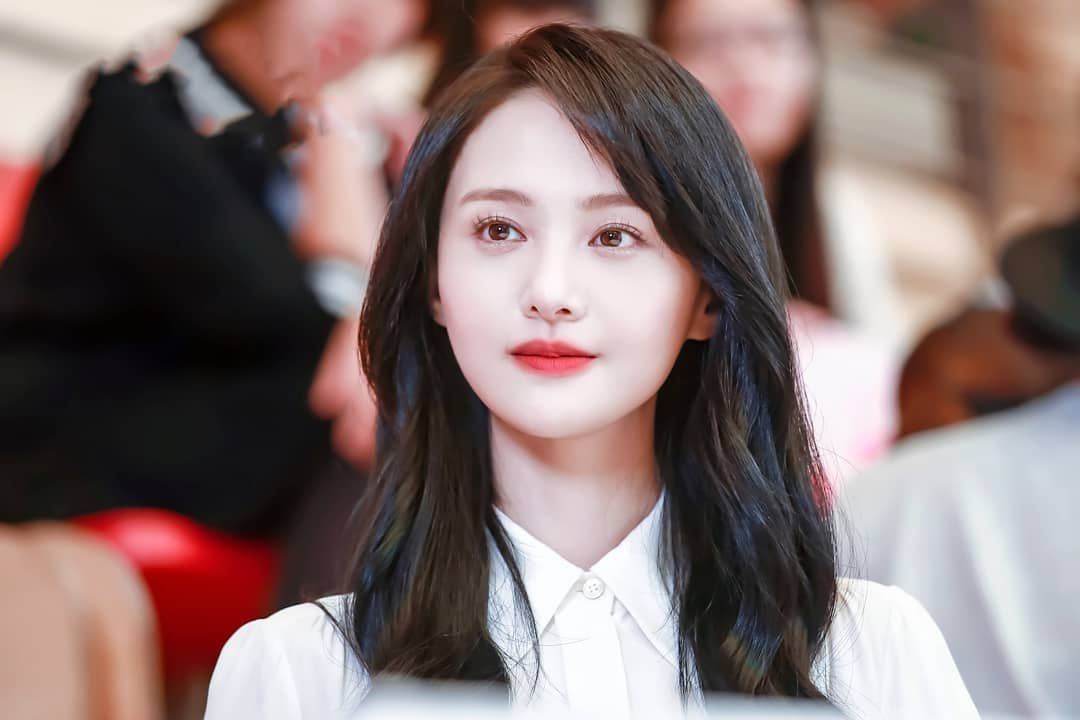
#> input picture PhotoBooth/ZS.jpg, 1080 x 720 px
$ python Mirror.py
#> lines starting #> are read from the running program, lines starting #| are printed output that depends on the picture
#> further down, img is the input picture: shape (720, 1080, 3); mean B, G, R 111.4, 113.4, 132.3
import cv2
import numpy as np


# [26 lines left out: functions h_mirror, v_mirror, not called in this run]


def d_mirror(image):
    """
    Mirror the image diagonally.
    :param image: numpy.ndarray
    :return: Diagonal mirror image
    """
    h, w, c = image.shape
#> h = 720; w = 1080; c = 3
    res = np.zeros((h, w, c), np.uint8)
    for i in range(h):
        for j in range(w):
            res[i][j] = image[h - 1 - i][w - 1 - j]
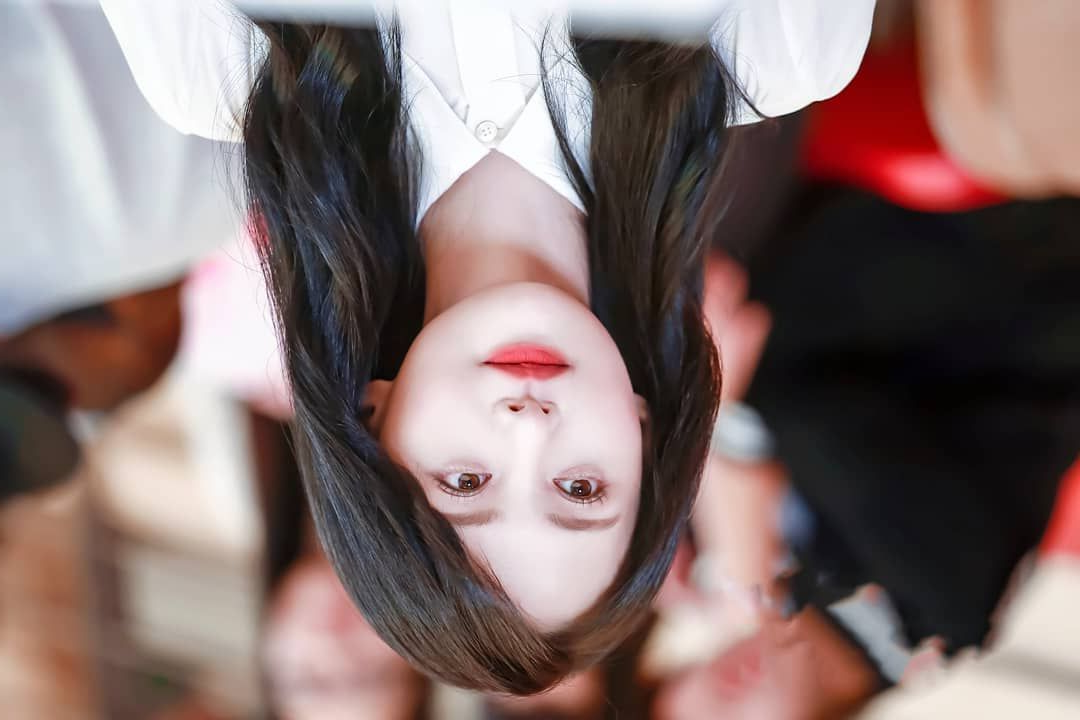
#> res: shape (720, 1080, 3); mean B, G, R 111.4, 113.4, 132.3
    return res


# [34 lines left out: functions merge_h, merge_v, not called in this run]


def merge_d(image, image_d):
    """

    :param image:
    :param image_d:
    :return:
    """
    h, w, c = image.shape
#> h = 720; w = 1080; c = 3
    res = np.zeros((h, w, c), np.uint8)
    for i in range(h):
        for j in range(w):
            if w*i + h*j <= w*h:
                res[i][j] = image[i][j]
            else:
                res[i][j] = image_d[i][j]
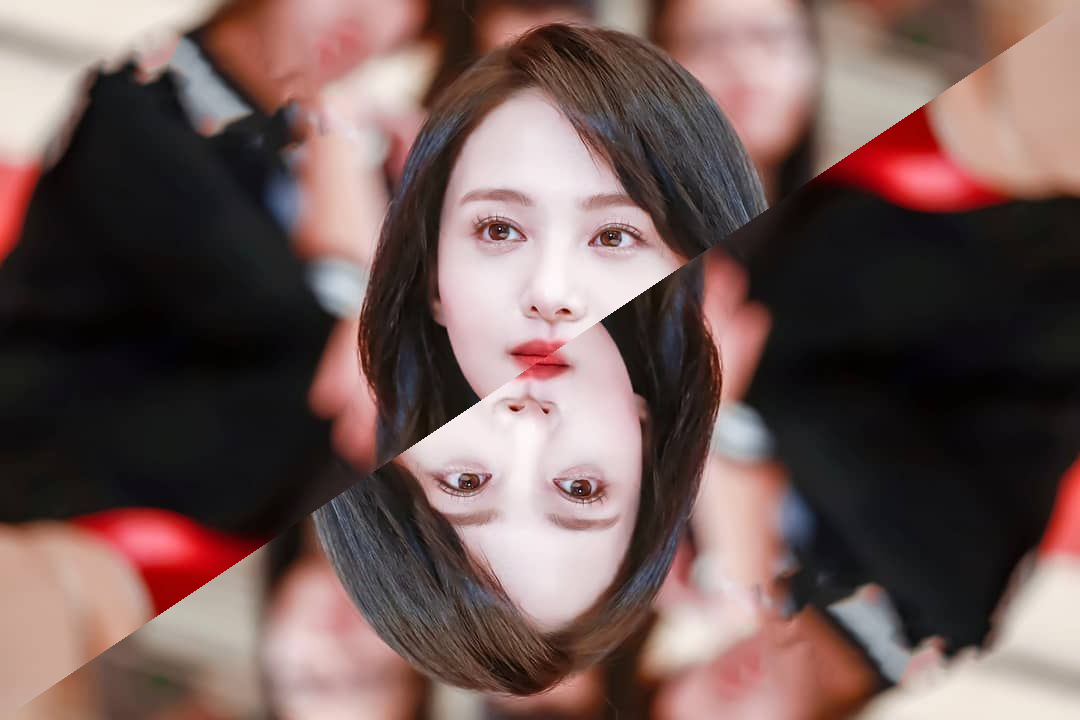
#> res: shape (720, 1080, 3); mean B, G, R 87.5, 90.5, 113.7
    return res


img = cv2.imread("ZS.jpg")
img_mirror = d_mirror(img)
img_merge = merge_d(img, img_mirror)
cv2.imshow("Mirror Style", img_merge)
cv2.waitKey()
